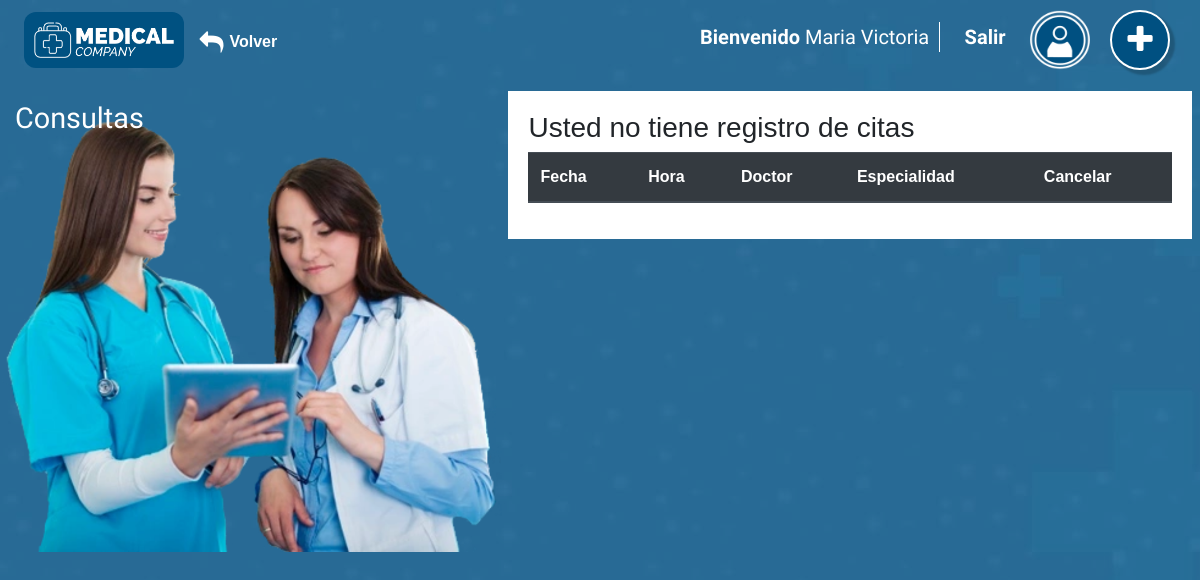
Page /consultas (signed in) on the earlier database version.
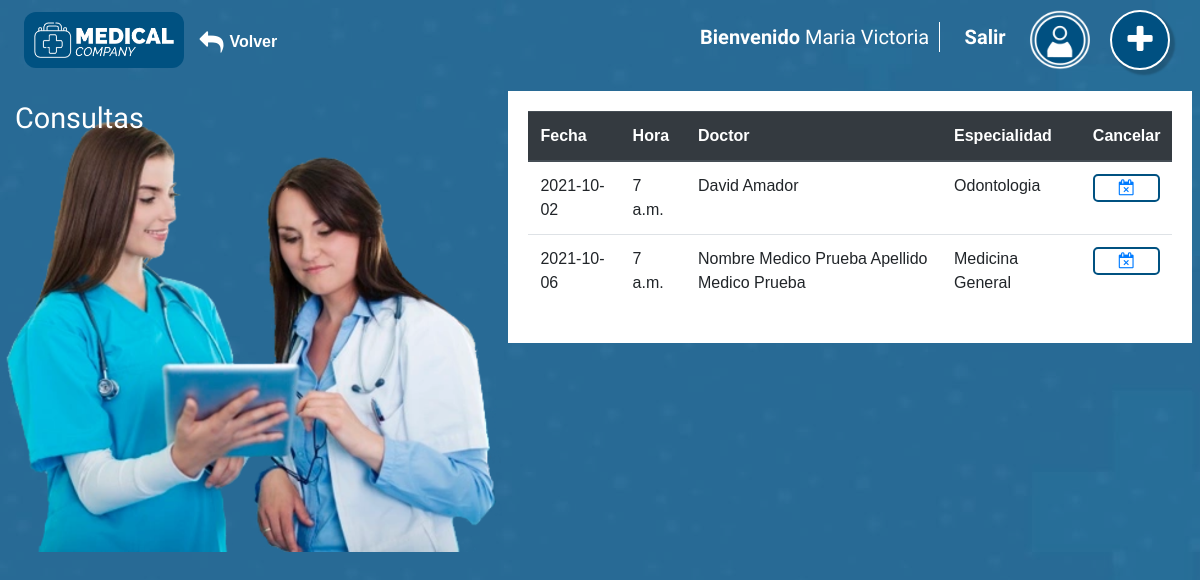
Same page on the later database version.
### modules/appcitasmedicas/models.py (models this page shows, shortened)
class Paciente(models.Model):
    id = models.PositiveIntegerField(primary_key=True, null=False)
    lista_tipo = [('CC', 'Cédula de Ciudadanía'), ('CE', 'Cédula de Extranjería'), ('PA', 'Pasaporte'), ('PE', 'Permiso de Permanencia'), ('RC', 'Registro Civil'), ('TI', 'Tarjeta de Identidad')]
    tipo_id= models.CharField(max_length=2,  null=True, choices=lista_tipo)
    nombres= models.CharField(max_length=64,  null=False)
    apellidos = models.CharField(max_length=64, null=False)
    direccion = models.CharField(max_length=64, null=True)
    telefonos = models.CharField(max_length=20, null=True)
    email = models.EmailField(max_length=254, null=True)
    password = models.CharField(max_length=8, null=False)

class Cita(models.Model):
    id = models.AutoField(primary_key=True, null=False)
    medico = models.ForeignKey(Medico, on_delete=models.CASCADE, null=False)
    paciente = models.ForeignKey(Paciente, on_delete=models.CASCADE, null=False)
    hora = models.ForeignKey(CitaHora, on_delete=models.CASCADE, null=False)
    fecha = models.DateField(default=timezone.now(), null= False)
    lista_cancela = [('S', 'Si'), ('N', 'No')]
    cancelada = models.CharField(max_length=1, null=False, choices=lista_cancela, default='N', blank=False)
    hora_cancelada = models.TimeField(default='00:00:00', blank=False)

class CitaHora(models.Model):
    id = models.AutoField(primary_key=True, null=False)
    hora = models.TimeField(default=timezone.now(), null= False)

class Medico(models.Model):
    id = models.PositiveIntegerField(primary_key=True, null=False)
    nombres = models.CharField(max_length=64,  null=False)
    apellidos = models.CharField(max_length=64, null=False)
    direccion = models.CharField(max_length=64,null=True)
    telefonos = models.CharField(max_length=20, null=True)
    email = models.EmailField(max_length=254, null=True)
    especialidad = models.CharField(max_length=64, null=True)
    password = models.CharField(max_length=8, null=False)

### modules/appcitasmedicas/views.py (the view)
# urls.py: path('consultas', consultas, name='consultas'),
def consultas(request):
    citas = Cita.objects.filter(paciente= request.session['id_paciente'], cancelada = 'N').order_by('-id') # creo el querySet
    paciente = Paciente.objects.get(id= request.session['id_paciente'])
    context = {"citas":citas,"paciente":paciente} # Creo el contexto para pasarlo a la pagina
    return render(request, 'consultas.html', context)

### modules/appcitasmedicas/templates/consultas.html (shortened to what this page needs)
<!DOCTYPE html>
<html lang="en">
<head>
    <link  rel="stylesheet" href="https://cdn.jsdelivr.net/npm/bootstrap@4.6.0/dist/css/bootstrap.min.css" />
    <link rel="stylesheet" href="https://cdnjs.cloudflare.com/ajax/libs/Swiper/4.3.3/css/swiper.css" />
    <link href="https://maxcdn.bootstrapcdn.com/font-awesome/4.4.0/css/font-awesome.min.css" rel="stylesheet">
    <link rel="stylesheet" href="../static/css/styles.css">
</head>
<body class="consultar">
    <div class="wrapper">
        <div class="cont-header">
            <div class="logo">
                <a href="/"><img src="../static/img/logo.png" alt="Medical" /></a>
            </div>
            <a href="/usuario"class="volver" ><i class="fa fa-reply"></i><span>Volver</span></a>
            <div class="nav">
                <div class="date-user">
                    <div class="box-name-user"><p><strong>Bienvenido</strong> <span class="name">{{paciente.nombres}}</span></p></div>
                     <div class="btn-logout"><a href="/logout/">Salir</a></div>
                    <img class="icon-user" src="../static/img/icon-user.png" />
                </div>
                <div class="menu-superior">
                    <div class="menu-toggle">
                        <span class="fa fa-plus"></span>
                    </div>
                </div>
            </div>
        </div>
        <div class="content-formulario">
            <div class="header">
                <h1 class="title-section">Consultas</h1>
            </div>
            <div class="img-lateral">
                <img src="../static/img/img-banner-1.png" class="Iniciar Sesi{on" />
            </div>
            <div class="interna-body">
                <div class="cont-tabla">
                    <table id="Consultas-citas" class="table">
                        <thead class="thead-dark">
                            <tr>
                            <th scope="col">Fecha</th>
                            <th scope="col">Hora</th>
                            <th scope="col">Doctor</th>
                            <th scope="col">Especialidad</th>
                            <th scope="col">Cancelar</th>
                            </tr>
                        </thead>
                        <tbody>
                            {% if citas %}
                                {% for cita in citas %}
                                    <tr>
                                       <td>{{cita.fecha|date:'Y-m-d'}}</td>
                                       <td>{{cita.hora.hora}}</td>
                                       <td>{{cita.medico.nombres|title}}
                                       {{cita.medico.apellidos}}</td>
                                       <td>{{cita.medico.especialidad|title}}</td>
                                       <td><div class="btn-cancelar"><center>
                                                 <a href="{% url 'cancelar' cita.id %}" onclick="return confirm('Esta seguro de Cancelar la Cita?');">
                                                 <i class="fa fa-calendar-times-o"></i>
                                             </div>
                                       </td>
                                    </tr>
                                {% endfor %}
                            {% else %}
                                <h3>Usted no tiene registro de citas</h3>
                            {% endif %}
                        </tbody>
                    </table>
                </div>
            </div>
        </div>
    </div>
</body>
</html>

### modules/appcitasmedicas/static/css/styles.css (style rules this page uses)
body { width: 100%; font-family: 'Anton', sans-serif; }
img { width: 100%; height: auto; }
.wrapper { position: relative; }
.nav { position: absolute; z-index: 2; width: 100%; top: 0; left: 0; }
.cont-header { position: relative; top: 0; width: 100%; left: 0; }
.cont-header .logo { width: 160px; background-color: #005181; padding: 10px; border-radius: 12px; position: relative; left: 2%; top: 12px; display: inline-block; vertical-align: middle; }
.cont-header .nav { right: 0; left: auto; width: auto; top: 10px; }
.cont-header .nav .date-user { display: inline-block; }
.cont-header .nav .menu-superior { display: inline-block; width: 110px; position: relative; }
.cont-header .nav .date-user .icon-user { display: inline-block; width: 60px; }
.menu-toggle { width: 60px; height: 60px; border-radius: 50%; background-color: #005081; box-shadow: 4px 4px 2px 1px rgba(0, 0, 0, 0.2); position: absolute; z-index: 5; top: 0; right: 30px; display: table; text-align: center; cursor: pointer; }
.menu-toggle .fa { color: #fff; font-size: 2em; display: table-cell; vertical-align: middle; transition: 0.4s; border: 2px solid #fff; border-radius: 50%; }
.btn-logout { display: inline-block; font-family: 'Josefin Sans', sans-serif; color: #fff; padding: 0 20px; font-weight: 700; font-size: 20px; }
.btn-logout a { color: #ffffff; }
.box-name-user { display: inline-block; }
.box-name-user p { color: #fff; font-family: 'Josefin Sans', sans-serif; font-size: 20px; padding-right: 10px; border-right: 1px solid #fff; }
.content-formulario .img-lateral { width: 42%; display: inline-block; vertical-align: bottom; }
.content-formulario .img-lateral img { width: 100%; max-width: 500px; margin: 0 auto; display: block; }
.content-formulario .interna-body { width: 57%; display: inline-block; vertical-align: top; }
.consultar { background-image: url(../img/banner-home-3.jpg); position: relative; }
.consultar:before { content: ""; background-color: rgb(0 80 129 / 36%); width: 100%; height: 100%; position: absolute; top: 0; left: 0; }
.title-section { font-family: 'Carter One', cursive; font-size: 1.8em; text-align: left; color: #fff; margin: 15px; transform: translateY(30px); }
a.volver { display: inline-block; width: 60px; margin-left: 35px; vertical-align: -webkit-baseline-middle; color: #ffffff; position: relative; padding-left: 30px; margin-top: 20px; font-weight: 700; font-family: sans-serif; }
.volver i { display: inline-block; position: absolute; left: 0; top: 50%; transform: translateY(-50%); font-size: 24px; }
.volver span { display: inline-block; }
.cont-tabla { background-color: #fff; padding: 20px; }
.btn-cancelar { background-color: transparent; border-radius: 5px; color: #005181; border: 2px solid #005181; border-style: solid; display: block; margin: 0 auto; }

Differences in the rows shown:
added Cita: fecha "2021-10-02", hora.hora "7 a.m.", medico.nombres "David", medico.apellidos "Amador", medico.especialidad "Odontologia"
added Cita: fecha "2021-10-06", hora.hora "7 a.m.", medico.nombres "Nombre Medico Prueba", medico.apellidos "Apellido Medico Prueba", medico.especialidad "Medicina General"
Other differences:
text no longer shown: "Usted no tiene registro de citas"
